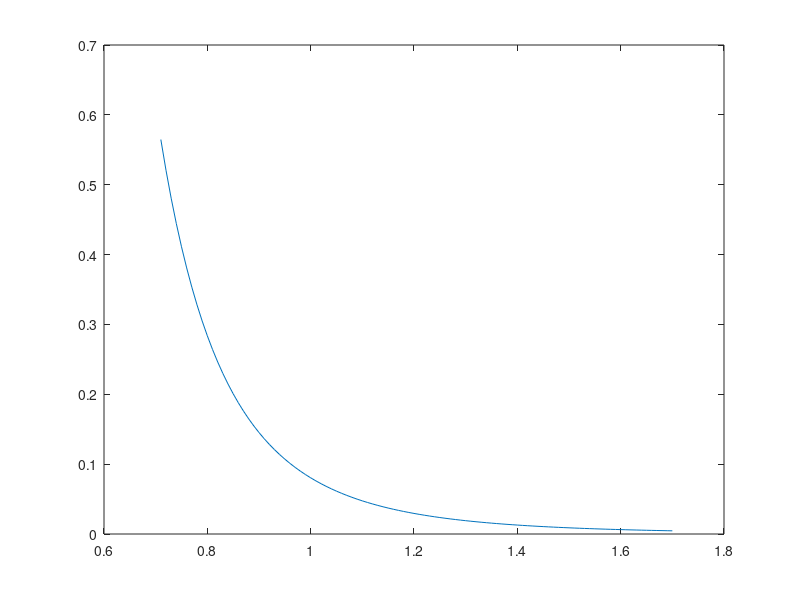

MATLAB code to generate this figure:
for i = 1:100
    d = (0.7+i/100);
    r = 0.1;
    V1(i) = (1/30*(2*r+d))*((30*r^2+10*r+d^2)/d^7 + 2*(26*r^2-4*r-d^2)/(2*r+d)^7 + (14*2*r^2+58*r^2+18*r*d+d^2)/(4*r+d)^7);
end
plot(0.7+0.01*(1:100),V1)